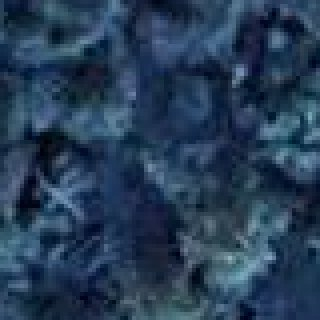
#> input picture scratch/well_samples/well_28233_DW_001_dug.jpg, 320 x 320 px; its folder holds only this picture in this run
$ python analyze_patches.py
#> lines starting #> are read from the running program, lines starting #| are printed output that depends on the picture
import cv2
import numpy as np
import glob
from pathlib import Path

for img_path in sorted(glob.glob('scratch/well_samples/*.jpg'))[:5]:
    img = cv2.imread(img_path)
#> img is the input picture: shape (320, 320, 3); mean B, G, R 86.2, 61.1, 38.2
    h, w, c = img.shape
#> h = 320; w = 320; c = 3
    gray = cv2.cvtColor(img, cv2.COLOR_BGR2GRAY)
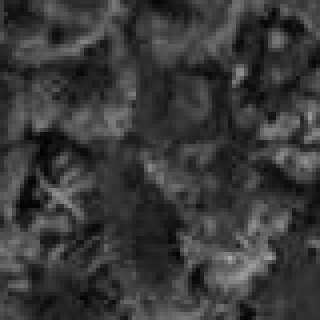
#> gray: shape (320, 320); min 1, max 170, mean 57.1
    hsv = cv2.cvtColor(img, cv2.COLOR_BGR2HSV)
#> hsv: shape (320, 320, 3); mean H, S, V 105.8, 151.2, 86.2

    # Crop central region (where well is supposed to be, say center 60x60 out of 320x320)
    ch, cw = h // 2, w // 2
#> ch = 160; cw = 160
    r = 30
    center_roi = gray[ch-r:ch+r, cw-r:cw+r]
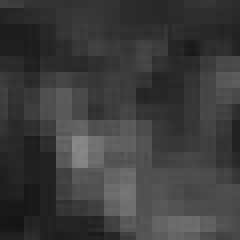
#> center_roi: shape (60, 60) (shown 4 times larger); min 20, max 137, mean 60
    surround_roi = gray[ch-2*r:ch+2*r, cw-2*r:cw+2*r]
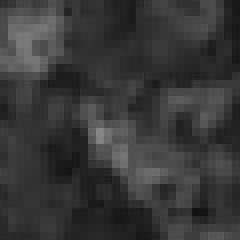
#> surround_roi: shape (120, 120) (shown 2 times larger); min 17, max 137, mean 55.9

    center_mean = np.mean(center_roi)
#> center_mean = 59.97
    center_std = np.std(center_roi)
#> center_std = 22.19
    surround_mean = np.mean(surround_roi)
#> surround_mean = 55.91

    # Check circular features (HoughCircles)
    blurred = cv2.GaussianBlur(gray, (9, 9), 2)
    circles = cv2.HoughCircles(blurred, cv2.HOUGH_GRADIENT, dp=1.2, minDist=20,
                               param1=50, param2=30, minRadius=5, maxRadius=40)
#> circles = None
    num_circles = len(circles[0]) if circles is not None else 0
#> num_circles = 0

    # Color saturation & vegetation index estimate:
    sat_mean = np.mean(hsv[:, :, 1])
#> sat_mean = 151.2
    # Excess green index (2*G - R - B)
    b, g, red = cv2.split(img)
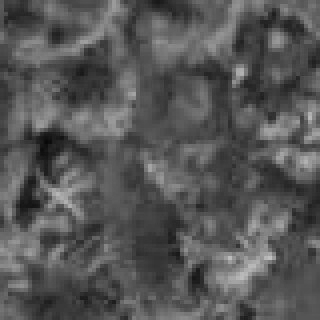
#> b: shape (320, 320); min 7, max 195, mean 86.2
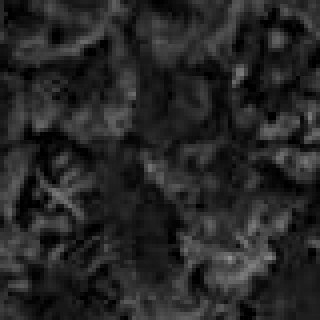
#> red: shape (320, 320); min 0, max 148, mean 38.2
    exg = 2.0 * g.astype(float) - red.astype(float) - b.astype(float)
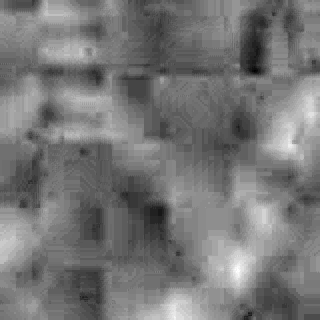
#> exg: shape (320, 320) float64; min -38, max 39, mean -2.2; drawn with min black and max white
    veg_score = np.mean(exg)
#> veg_score = -2.22

    print(f"{Path(img_path).name}: shape={h}x{w}, center_mean={center_mean:.1f}, std={center_std:.1f}, "
          f"surround_mean={surround_mean:.1f}, circles={num_circles}, sat={sat_mean:.1f}, veg={veg_score:.1f}")
#| well_28233_DW_001_dug.jpg: shape=320x320, center_mean=60.0, std=22.2, surround_mean=55.9, circles=0, sat=151.2, veg=-2.2

$ run again, on scratch/well_samples/well_28237_DW_005_dug.jpg
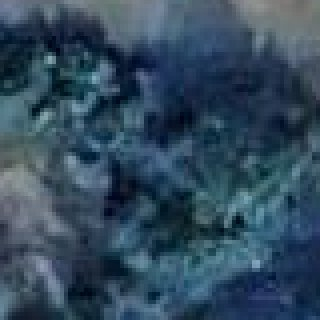
#> input picture scratch/well_samples/well_28237_DW_005_dug.jpg, 320 x 320 px
#> img is the input picture: shape (320, 320, 3); mean B, G, R 93.1, 74.2, 50.6
#> hsv: shape (320, 320, 3); mean H, S, V 102.6, 128.4, 93.1
#> `surround_roi = gray[ch-2*r:ch+2*r, cw-2*r:cw+2*r]`:
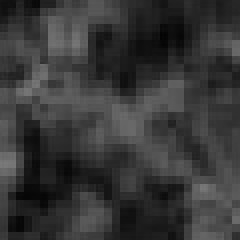
#> surround_roi: shape (120, 120) (shown 2 times larger); min 3, max 121, mean 55.2
#> center_mean = 62.47
#> center_std = 22.79
#> surround_mean = 55.25
#> circles = None
#> num_circles = 0
#> sat_mean = 128.4
#> `exg = 2.0 * g.astype(float) - red.astype(float) - b.astype(float)`:
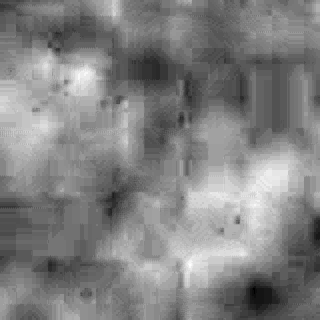
#> exg: shape (320, 320) float64; min -33, max 41, mean 4.7; drawn with min black and max white
#> veg_score = 4.7
#| well_28237_DW_005_dug.jpg: shape=320x320, center_mean=62.5, std=22.8, surround_mean=55.2, circles=0, sat=128.4, veg=4.7

$ run again, on scratch/well_samples/well_28238_DW_006_dug.jpg
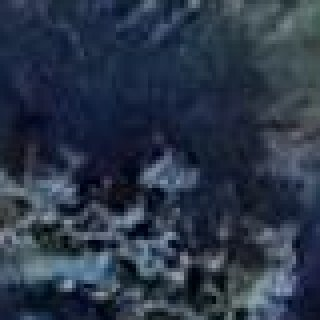
#> input picture scratch/well_samples/well_28238_DW_006_dug.jpg, 320 x 320 px
#> img is the input picture: shape (320, 320, 3); mean B, G, R 71.9, 54.5, 43.1
#> hsv: shape (320, 320, 3); mean H, S, V 107.6, 115.1, 72
#> `surround_roi = gray[ch-2*r:ch+2*r, cw-2*r:cw+2*r]`:
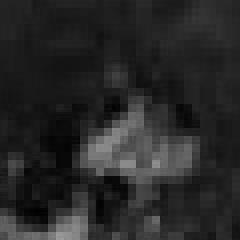
#> surround_roi: shape (120, 120) (shown 2 times larger); min 1, max 155, mean 39.7
#> center_mean = 52.59
#> center_std = 35.61
#> surround_mean = 39.68
#> circles = [[151.8, 265.8, 33.92], [72.6, 203.4, 19.28]]
#> num_circles = 2
#> sat_mean = 115.1
#> `exg = 2.0 * g.astype(float) - red.astype(float) - b.astype(float)`:
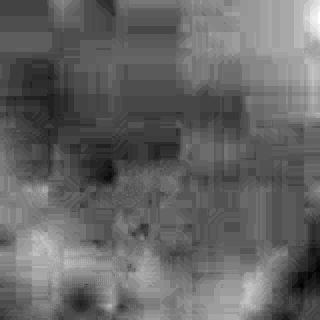
#> exg: shape (320, 320) float64; min -33, max 35, mean -6; drawn with min black and max white
#> veg_score = -6.04
#| well_28238_DW_006_dug.jpg: shape=320x320, center_mean=52.6, std=35.6, surround_mean=39.7, circles=2, sat=115.1, veg=-6.0

$ run again, on scratch/well_samples/well_28239_DW_007_dug.jpg
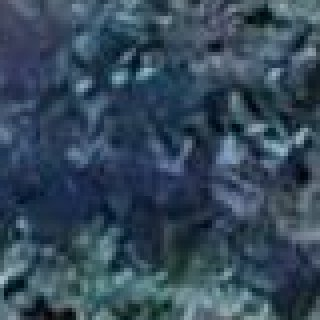
#> input picture scratch/well_samples/well_28239_DW_007_dug.jpg, 320 x 320 px
#> img is the input picture: shape (320, 320, 3); mean B, G, R 90.1, 73, 53
#> hsv: shape (320, 320, 3); mean H, S, V 103.5, 113.9, 90.2
#> `surround_roi = gray[ch-2*r:ch+2*r, cw-2*r:cw+2*r]`:
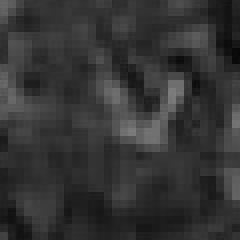
#> surround_roi: shape (120, 120) (shown 2 times larger); min 6, max 126, mean 52.3
#> center_mean = 60.78
#> center_std = 21.23
#> surround_mean = 52.29
#> circles = None
#> num_circles = 0
#> sat_mean = 113.9
#> `exg = 2.0 * g.astype(float) - red.astype(float) - b.astype(float)`:
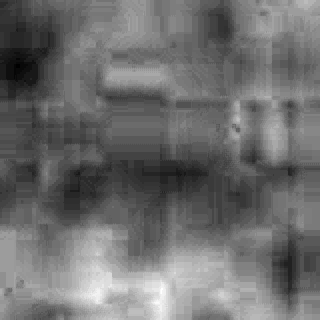
#> exg: shape (320, 320) float64; min -33, max 50, mean 2.8; drawn with min black and max white
#> veg_score = 2.81
#| well_28239_DW_007_dug.jpg: shape=320x320, center_mean=60.8, std=21.2, surround_mean=52.3, circles=0, sat=113.9, veg=2.8
